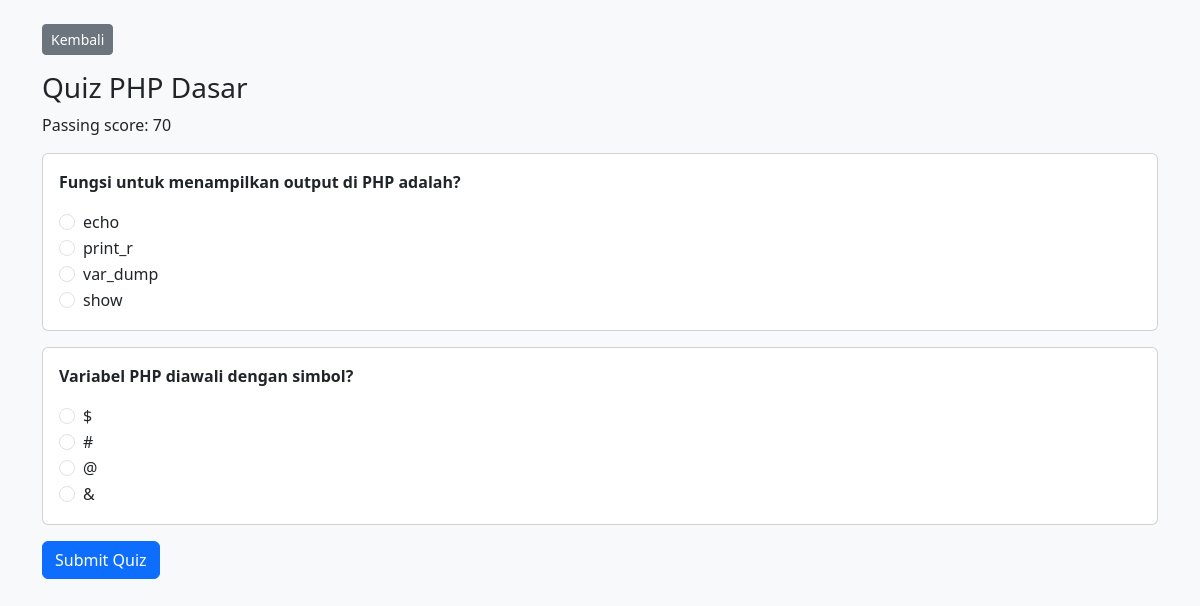
Screenshot of /user/quiz.php?quiz_id=1 (signed in) with the database file from the repository.
### tables this page shows
CREATE TABLE quizzes (
    id INT AUTO_INCREMENT PRIMARY KEY,
    course_id INT NOT NULL,
    title VARCHAR(150) NOT NULL,
    passing_score INT NOT NULL DEFAULT 70,
    CONSTRAINT fk_quiz_course FOREIGN KEY (course_id) REFERENCES courses(id) ON DELETE CASCADE
);

CREATE TABLE questions (
    id INT AUTO_INCREMENT PRIMARY KEY,
    quiz_id INT NOT NULL,
    question_text TEXT NOT NULL,
    CONSTRAINT fk_question_quiz FOREIGN KEY (quiz_id) REFERENCES quizzes(id) ON DELETE CASCADE
);

CREATE TABLE answers (
    id INT AUTO_INCREMENT PRIMARY KEY,
    question_id INT NOT NULL,
    answer_text VARCHAR(255) NOT NULL,
    is_correct TINYINT(1) NOT NULL DEFAULT 0,
    CONSTRAINT fk_answer_question FOREIGN KEY (question_id) REFERENCES questions(id) ON DELETE CASCADE
);

### config/functions.php (called while the page is built, shortened)
<?php
function e(string $value): string
{
    return htmlspecialchars($value, ENT_QUOTES, 'UTF-8');
}

### user/quiz.php (the view, shortened to what this page needs)
<?php
require_once __DIR__ . '/../config/database.php';
require_once __DIR__ . '/../config/functions.php';
$quizId=(int)($_GET['quiz_id']??0);
$quizStmt=$pdo->prepare('SELECT q.*, c.id as course_id FROM quizzes q JOIN courses c ON c.id=q.course_id WHERE q.id=?');
$quizStmt->execute([$quizId]);
$quiz=$quizStmt->fetch();
$questionsStmt=$pdo->prepare('SELECT * FROM questions WHERE quiz_id=?');
$questionsStmt->execute([$quizId]);
$questions=$questionsStmt->fetchAll();
?>
<!doctype html><html><head><meta charset="UTF-8"><meta name="viewport" content="width=device-width, initial-scale=1.0"><title>Quiz</title><link href="https://cdn.jsdelivr.net/npm/bootstrap@5.3.3/dist/css/bootstrap.min.css" rel="stylesheet"></head><body class="bg-light"><div class="container py-4"><a class="btn btn-secondary btn-sm mb-3" href="course_detail.php?course_id=<?=$quiz['course_id']?>">Kembali</a><h3><?=e($quiz['title'])?></h3><p>Passing score: <?=$quiz['passing_score']?></p>
<form method="post">
<?php foreach($questions as $q):?><div class="card mb-3"><div class="card-body"><p><strong><?=e($q['question_text'])?></strong></p>
<?php $answersStmt=$pdo->prepare('SELECT * FROM answers WHERE question_id=?');$answersStmt->execute([$q['id']]);$answers=$answersStmt->fetchAll();foreach($answers as $a):?><div class="form-check"><input class="form-check-input" type="radio" name="question_<?=$q['id']?>" value="<?=$a['id']?>" required><label class="form-check-label"><?=e($a['answer_text'])?></label></div><?php endforeach;?>
</div></div><?php endforeach;?>
<button class="btn btn-primary">Submit Quiz</button>
</form></div></body></html>

### rows the page displays
quizzes: title "Quiz PHP Dasar", passing_score "70"
questions: question_text "Fungsi untuk menampilkan output di PHP adalah?"
answers: answer_text "echo"
answers: answer_text "print_r"
answers: answer_text "var_dump"
answers: answer_text "show"
questions: question_text "Variabel PHP diawali dengan simbol?"
answers: answer_text "$"
answers: answer_text "#"
answers: answer_text "@"
answers: answer_text "&"
